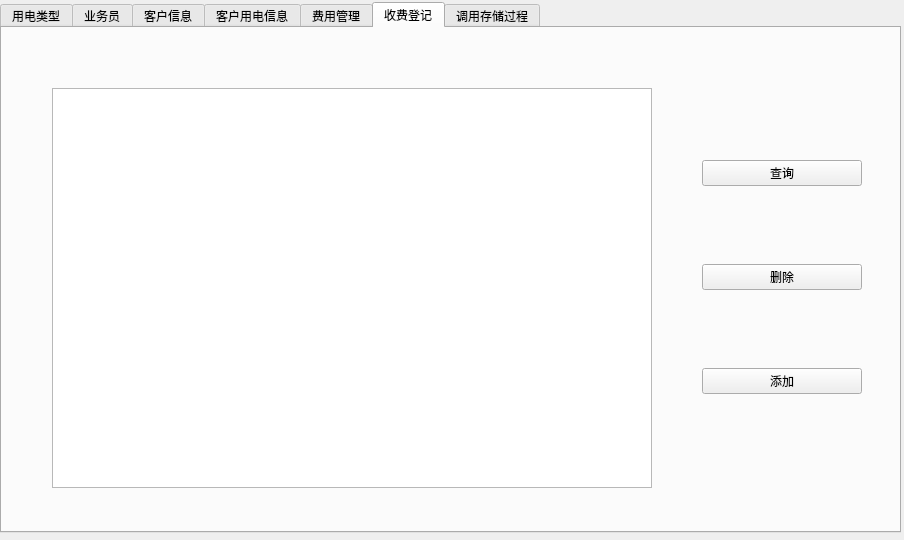
<?xml version="1.0" encoding="UTF-8"?>
<ui version="4.0">
 <class>Widget</class>
 <widget class="QWidget" name="Widget">
  <property name="geometry">
   <rect>
    <x>0</x>
    <y>0</y>
    <width>904</width>
    <height>540</height>
   </rect>
  </property>
  <property name="sizePolicy">
   <sizepolicy hsizetype="Expanding" vsizetype="Preferred">
    <horstretch>0</horstretch>
    <verstretch>0</verstretch>
   </sizepolicy>
  </property>
  <property name="windowTitle">
   <string>ElectricalManager</string>
  </property>
  <widget class="QTabWidget" name="tabWidget">
   <property name="geometry">
    <rect>
     <x>0</x>
     <y>2</y>
     <width>901</width>
     <height>531</height>
    </rect>
   </property>
   <property name="sizePolicy">
    <sizepolicy hsizetype="Preferred" vsizetype="Preferred">
     <horstretch>0</horstretch>
     <verstretch>0</verstretch>
    </sizepolicy>
   </property>
   <property name="currentIndex">
    <number>5</number>
   </property>
   <property name="tabBarAutoHide">
    <bool>false</bool>
   </property>
   <widget class="QWidget" name="tab">
    <attribute name="title">
     <string>用电类型</string>
    </attribute>
    <widget class="QTableView" name="tableViewEtype">
     <property name="geometry">
      <rect>
       <x>50</x>
       <y>60</y>
       <width>600</width>
       <height>400</height>
      </rect>
     </property>
     <attribute name="horizontalHeaderMinimumSectionSize">
      <number>41</number>
     </attribute>
    </widget>
    <widget class="QWidget" name="verticalLayoutWidget">
     <property name="geometry">
      <rect>
       <x>700</x>
       <y>100</y>
       <width>160</width>
       <height>301</height>
      </rect>
     </property>
     <layout class="QVBoxLayout" name="verticalLayout">
      <item>
       <widget class="QPushButton" name="pushButton_query_Etype">
        <property name="text">
         <string>查询</string>
        </property>
       </widget>
      </item>
      <item>
       <widget class="QPushButton" name="pushButton_delete_Etype">
        <property name="text">
         <string>删除</string>
        </property>
       </widget>
      </item>
      <item>
       <widget class="QPushButton" name="pushButton_insert_Etype">
        <property name="text">
         <string>添加</string>
        </property>
       </widget>
      </item>
      <item>
       <widget class="QPushButton" name="pushButton_revert_Etype">
        <property name="text">
         <string>撤销</string>
        </property>
       </widget>
      </item>
      <item>
       <widget class="QPushButton" name="pushButton_updata_Etype">
        <property name="text">
         <string>提交修改</string>
        </property>
       </widget>
      </item>
     </layout>
    </widget>
   </widget>
   <widget class="QWidget" name="tab_2">
    <attribute name="title">
     <string>业务员</string>
    </attribute>
    <widget class="QTableView" name="tableViewClerks">
     <property name="geometry">
      <rect>
       <x>50</x>
       <y>60</y>
       <width>600</width>
       <height>400</height>
      </rect>
     </property>
    </widget>
    <widget class="QWidget" name="verticalLayoutWidget_2">
     <property name="geometry">
      <rect>
       <x>700</x>
       <y>100</y>
       <width>160</width>
       <height>301</height>
      </rect>
     </property>
     <layout class="QVBoxLayout" name="verticalLayout_2">
      <item>
       <widget class="QPushButton" name="pushButton_query_Clerks">
        <property name="text">
         <string>查询</string>
        </property>
       </widget>
      </item>
      <item>
       <widget class="QPushButton" name="pushButton_delete_Clerks">
        <property name="text">
         <string>删除</string>
        </property>
       </widget>
      </item>
      <item>
       <widget class="QPushButton" name="pushButton_insert_Clerks">
        <property name="text">
         <string>添加</string>
        </property>
       </widget>
      </item>
      <item>
       <widget class="QPushButton" name="pushButton_revert_Clerks">
        <property name="text">
         <string>撤销</string>
        </property>
       </widget>
      </item>
      <item>
       <widget class="QPushButton" name="pushButton_updata_Clerks">
        <property name="text">
         <string>提交修改</string>
        </property>
       </widget>
      </item>
     </layout>
    </widget>
   </widget>
   <widget class="QWidget" name="tab_3">
    <attribute name="title">
     <string>客户信息</string>
    </attribute>
    <widget class="QTableView" name="tableViewClients">
     <property name="geometry">
      <rect>
       <x>50</x>
       <y>60</y>
       <width>600</width>
       <height>400</height>
      </rect>
     </property>
     <attribute name="horizontalHeaderMinimumSectionSize">
      <number>41</number>
     </attribute>
    </widget>
    <widget class="QWidget" name="verticalLayoutWidget_3">
     <property name="geometry">
      <rect>
       <x>690</x>
       <y>100</y>
       <width>160</width>
       <height>301</height>
      </rect>
     </property>
     <layout class="QVBoxLayout" name="verticalLayout_3">
      <item>
       <widget class="QPushButton" name="pushButton_query_Clients">
        <property name="text">
         <string>查询</string>
        </property>
       </widget>
      </item>
      <item>
       <widget class="QPushButton" name="pushButton_delete_Clients">
        <property name="text">
         <string>删除</string>
        </property>
       </widget>
      </item>
      <item>
       <widget class="QPushButton" name="pushButton_insert_Clients">
        <property name="text">
         <string>添加</string>
        </property>
       </widget>
      </item>
      <item>
       <widget class="QPushButton" name="pushButton_revert_Clients">
        <property name="text">
         <string>撤销</string>
        </property>
       </widget>
      </item>
      <item>
       <widget class="QPushButton" name="pushButton_updata_Clients">
        <property name="text">
         <string>提交修改</string>
        </property>
       </widget>
      </item>
     </layout>
    </widget>
   </widget>
   <widget class="QWidget" name="tab_4">
    <attribute name="title">
     <string>客户用电信息</string>
    </attribute>
    <widget class="QTableView" name="tableViewEusedT">
     <property name="geometry">
      <rect>
       <x>50</x>
       <y>60</y>
       <width>600</width>
       <height>400</height>
      </rect>
     </property>
     <attribute name="horizontalHeaderMinimumSectionSize">
      <number>41</number>
     </attribute>
    </widget>
    <widget class="QWidget" name="verticalLayoutWidget_7">
     <property name="geometry">
      <rect>
       <x>700</x>
       <y>90</y>
       <width>160</width>
       <height>301</height>
      </rect>
     </property>
     <layout class="QVBoxLayout" name="verticalLayout_7">
      <item>
       <widget class="QPushButton" name="pushButton_query_EusedT">
        <property name="text">
         <string>查询</string>
        </property>
       </widget>
      </item>
      <item>
       <widget class="QPushButton" name="pushButton_delete_EusedT">
        <property name="text">
         <string>删除</string>
        </property>
       </widget>
      </item>
      <item>
       <widget class="QPushButton" name="pushButton_insert_EusedT">
        <property name="text">
         <string>添加</string>
        </property>
       </widget>
      </item>
      <item>
       <widget class="QPushButton" name="pushButton_revert_EusedT">
        <property name="text">
         <string>撤销</string>
        </property>
       </widget>
      </item>
      <item>
       <widget class="QPushButton" name="pushButton_updata_EusedT">
        <property name="text">
         <string>提交修改</string>
        </property>
       </widget>
      </item>
     </layout>
    </widget>
   </widget>
   <widget class="QWidget" name="tab_5">
    <attribute name="title">
     <string>费用管理</string>
    </attribute>
    <widget class="QTableView" name="tableViewCostManage">
     <property name="geometry">
      <rect>
       <x>50</x>
       <y>60</y>
       <width>600</width>
       <height>400</height>
      </rect>
     </property>
     <attribute name="horizontalHeaderMinimumSectionSize">
      <number>41</number>
     </attribute>
    </widget>
    <widget class="QWidget" name="verticalLayoutWidget_8">
     <property name="geometry">
      <rect>
       <x>700</x>
       <y>100</y>
       <width>160</width>
       <height>301</height>
      </rect>
     </property>
     <layout class="QVBoxLayout" name="verticalLayout_8">
      <item>
       <widget class="QPushButton" name="pushButton_query_CostManage">
        <property name="text">
         <string>查询</string>
        </property>
       </widget>
      </item>
     </layout>
    </widget>
   </widget>
   <widget class="QWidget" name="tab_6">
    <attribute name="title">
     <string>收费登记</string>
    </attribute>
    <widget class="QTableView" name="tableViewCharge">
     <property name="geometry">
      <rect>
       <x>50</x>
       <y>60</y>
       <width>600</width>
       <height>400</height>
      </rect>
     </property>
     <attribute name="horizontalHeaderMinimumSectionSize">
      <number>41</number>
     </attribute>
    </widget>
    <widget class="QWidget" name="verticalLayoutWidget_9">
     <property name="geometry">
      <rect>
       <x>700</x>
       <y>60</y>
       <width>160</width>
       <height>381</height>
      </rect>
     </property>
     <layout class="QVBoxLayout" name="verticalLayout_9">
      <item>
       <widget class="QPushButton" name="pushButton_query_Charge">
        <property name="text">
         <string>查询</string>
        </property>
       </widget>
      </item>
      <item>
       <widget class="QPushButton" name="pushButton_delete_Charge">
        <property name="text">
         <string>删除</string>
        </property>
       </widget>
      </item>
      <item>
       <widget class="QPushButton" name="pushButton_insert_Charge">
        <property name="text">
         <string>添加</string>
        </property>
       </widget>
      </item>
     </layout>
    </widget>
   </widget>
   <widget class="QWidget" name="tab_7">
    <attribute name="title">
     <string>调用存储过程</string>
    </attribute>
    <widget class="QTableView" name="tableViewQuery">
     <property name="geometry">
      <rect>
       <x>50</x>
       <y>60</y>
       <width>600</width>
       <height>400</height>
      </rect>
     </property>
     <attribute name="horizontalHeaderMinimumSectionSize">
      <number>41</number>
     </attribute>
    </widget>
    <widget class="QWidget" name="verticalLayoutWidget_4">
     <property name="geometry">
      <rect>
       <x>700</x>
       <y>80</y>
       <width>160</width>
       <height>361</height>
      </rect>
     </property>
     <layout class="QVBoxLayout" name="verticalLayout_4">
      <item>
       <widget class="QLineEdit" name="lineEdit_mons">
        <property name="text">
         <string/>
        </property>
        <property name="placeholderText">
         <string>请输入月份</string>
        </property>
       </widget>
      </item>
      <item>
       <widget class="QPushButton" name="pushButton_NeedActual">
        <property name="text">
         <string>NeedActual</string>
        </property>
       </widget>
      </item>
      <item>
       <widget class="QPushButton" name="pushButton_NoCharge">
        <property name="text">
         <string>NoCharge</string>
        </property>
       </widget>
      </item>
     </layout>
    </widget>
   </widget>
  </widget>
 </widget>
 <resources/>
 <connections/>
</ui>
